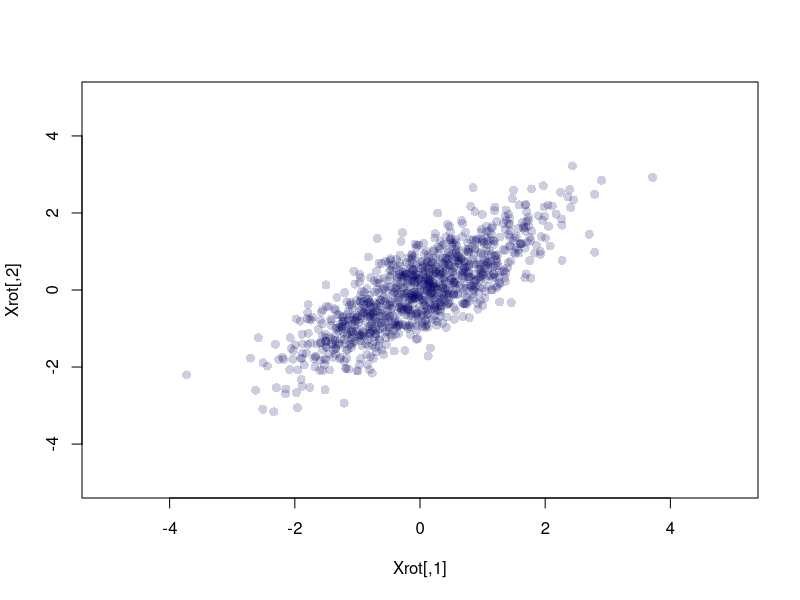
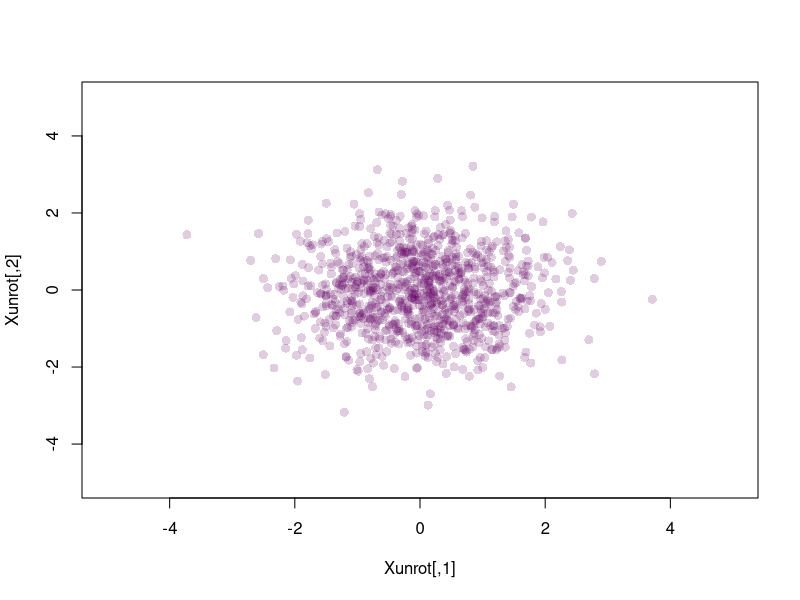

The R source for these figures, in order:
N=1000
P=2
Xpre=matrix(rnorm(n = N*P),nrow=N,ncol=P)
rotmat=cbind(c(1,.8),c(.8,1))
Xrot=Xpre%*%chol(rotmat)
cor(Xrot)

covmat=cov(Xrot)
Xunrot=Xrot%*%solve(chol(covmat))

cola=rgb(0,0,100,120, alpha=50, maxColorValue=255)
colb=rgb(100,0,100,120, alpha=50, maxColorValue=255)

plot(Xrot, col=cola, pch=16, cex=1.2, xlim=c(-5,5),ylim=c(-5,5))
chol(covmat)
solve(chol(covmat))
plot(Xunrot, col=colb, pch=16, cex=1.2, xlim=c(-5,5),ylim=c(-5,5))
